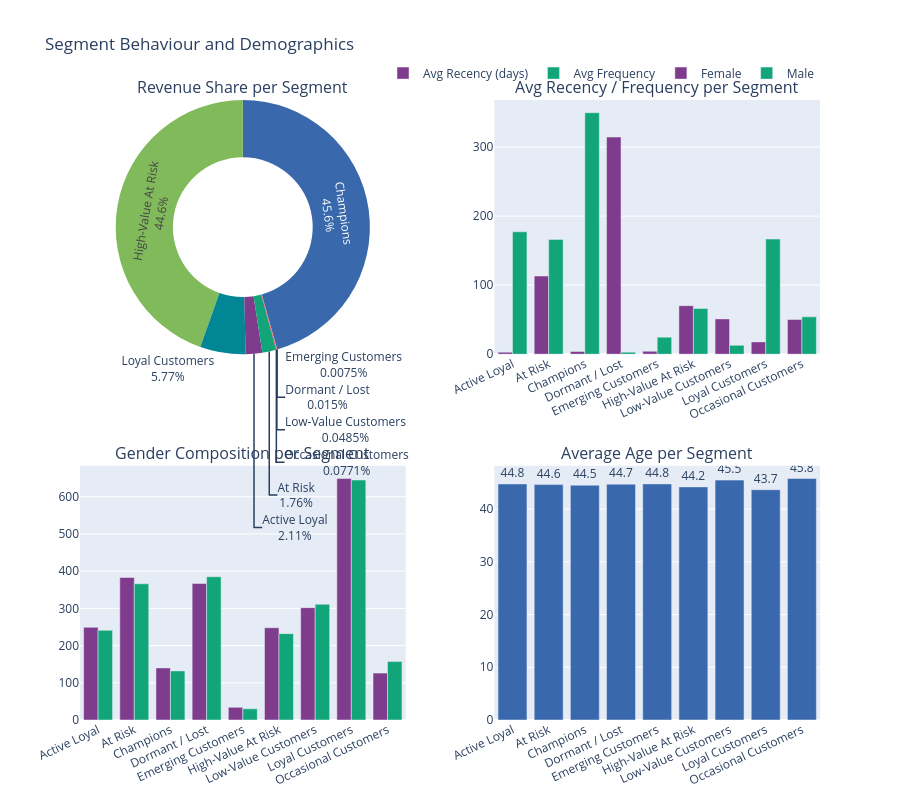

Notebook cell for this chart:
### Markdown cell above
### Analyse Segment Behaviour and Demographics

**Create Segment Profiles**

Calculate the average **Recency, Frequency, Monetary value, and Age** for each customer segment. This provides a behavioural and demographic profile of the customers within each segment.

**Calculate Revenue Contribution**

Calculate the total Monetary value generated by each segment to determine each segment's contribution to overall customer revenue.

**Analyse Gender Composition**

Group customers by segment and gender to determine the number of male and female customers within each segment. This provides insight into the demographic composition of the customer segments.

**Create the Segment Behaviour and Demographics Dashboard**

Create a four-part visualisation to examine different characteristics of the customer segments:

- **Revenue Share per Segment:** Shows the proportion of total revenue contributed by each customer segment.
- **Average Recency / Frequency per Segment:** Compares the average number of days since the last transaction and the average number of transactions across segments.
- **Gender Composition per Segment:** Shows the distribution of customers by gender within each segment.
- **Average Age per Segment:** Compares the average age of customers across the different segments.

**Interpret the Visualisation**

The combined visualisation provides a broader understanding of **customer value, purchasing behaviour, and demographics** across the segments. It can be used to identify differences in customer activity, revenue contribution, age, and gender composition between segments.

### Code cell
seg_profile = (modelling_data
               .groupby("Segment")
               .agg(Recency=("Recency", "mean"),
                    Frequency=("Frequency", "mean"),
                    Monetary=("Monetary", "mean"),
                    Age=("Age", "mean"))
               .reset_index())

rev_by_seg = (modelling_data
              .groupby("Segment")["Monetary"].sum()
              .reset_index())

gender_seg = (modelling_data
              .groupby(["Segment", "CustGender"])
              .size().reset_index(name="Count"))

fig = make_subplots(
    rows=2, cols=2,
    specs=[[{"type": "domain"}, {"type": "xy"}],
           [{"type": "xy"},     {"type": "xy"}]],
    subplot_titles=("Revenue Share per Segment",
                    "Avg Recency / Frequency per Segment",
                    "Gender Composition per Segment",
                    "Average Age per Segment"),
    horizontal_spacing=0.12, vertical_spacing=0.18,
)

# 2a — Donut: revenue share
fig.add_trace(
    go.Pie(
        labels=rev_by_seg["Segment"], values=rev_by_seg["Monetary"],
        hole=0.55, textinfo="label+percent",
        marker=dict(colors=px.colors.qualitative.Bold),
        showlegend=False,
    ),
    row=1, col=1,
)

# 2b — Grouped bar: Recency + Frequency (single plot, two traces)
fig.add_trace(
    go.Bar(
        x=seg_profile["Segment"], y=seg_profile["Recency"],
        name="Avg Recency (days)",
        marker_color=px.colors.qualitative.Bold[0],
    ),
    row=1, col=2,
)
fig.add_trace(
    go.Bar(
        x=seg_profile["Segment"], y=seg_profile["Frequency"],
        name="Avg Frequency",
        marker_color=px.colors.qualitative.Bold[1],
        yaxis="y2",
    ),
    row=1, col=2,
)

# 2c — Grouped bar: gender
for i, gender in enumerate(gender_seg["CustGender"].unique()):
    sub = gender_seg[gender_seg["CustGender"] == gender]
    fig.add_trace(
        go.Bar(
            x=sub["Segment"], y=sub["Count"], name=gender,
            marker_color=px.colors.qualitative.Bold[i],
        ),
        row=2, col=1,
    )

# 2d — Bar: average age
fig.add_trace(
    go.Bar(
        x=seg_profile["Segment"], y=seg_profile["Age"],
        marker_color=px.colors.qualitative.Bold[2],
        text=seg_profile["Age"].round(1), textposition="outside",
        showlegend=False, name="Avg Age",
    ),
    row=2, col=2,
)

fig.update_layout(
    height=800, barmode="group",
    title_text="Segment Behaviour and Demographics",
    legend=dict(orientation="h", yanchor="bottom", y=1.02,
                xanchor="right", x=1),
)
fig.update_xaxes(tickangle=-25)
fig.show()

### Figure 1 — Plotly figure (JSON) as saved in the notebook; plotly's stock layout.template omitted (floating-point values rounded to 4 significant figures)
{"data": [{"domain": {"x": [0, 0.44], "y": [0.59, 1]}, "hole": 0.55, "labels": ["Active Loyal", "At Risk", "Champions", "Dormant / Lost", "Emerging Customers", "High-Value At Risk", "Low-Value Customers", "Loyal Customers", "Occasional Customers"], "marker": {"colors": ["rgb(127, 60, 141)", "rgb(17, 165, 121)", "rgb(57, 105, 172)", "rgb(242, 183, 1)", "rgb(231, 63, 116)", "rgb(128, 186, 90)", "rgb(230, 131, 16)", "rgb(0, 134, 149)", "rgb(207, 28, 144)", "rgb(249, 123, 114)", "rgb(165, 170, 153)"]}, "showlegend": false, "textinfo": "label+percent", "type": "pie", "values": [50950000.0, 42410000.0, 1103000000.0, 361400.0, 181200.0, 1077000000.0, 1173000.0, 139500000.0, 1864000.0]}, {"marker": {"color": "rgb(127, 60, 141)"}, "name": "Avg Recency (days)", "type": "bar", "x": ["Active Loyal", "At Risk", "Champions", "Dormant / Lost", "Emerging Customers", "High-Value At Risk", "Low-Value Customers", "Loyal Customers", "Occasional Customers"], "xaxis": "x", "y": [2.973, 113.2, 4.033, 314.5, 4.312, 70.23, 51.11, 17.84, 50.26], "yaxis": "y"}, {"marker": {"color": "rgb(17, 165, 121)"}, "name": "Avg Frequency", "type": "bar", "x": ["Active Loyal", "At Risk", "Champions", "Dormant / Lost", "Emerging Customers", "High-Value At Risk", "Low-Value Customers", "Loyal Customers", "Occasional Customers"], "xaxis": "x", "y": [177.2, 166.2, 349.7, 2.968, 24.69, 66.22, 12.78, 166.7, 54.08], "yaxis": "y"}, {"marker": {"color": "rgb(127, 60, 141)"}, "name": "Female", "type": "bar", "x": ["Active Loyal", "At Risk", "Champions", "Dormant / Lost", "Emerging Customers", "High-Value At Risk", "Low-Value Customers", "Loyal Customers", "Occasional Customers"], "xaxis": "x2", "y": [249, 383, 140, 367, 34, 248, 302, 649, 126], "yaxis": "y2"}, {"marker": {"color": "rgb(17, 165, 121)"}, "name": "Male", "type": "bar", "x": ["Active Loyal", "At Risk", "Champions", "Dormant / Lost", "Emerging Customers", "High-Value At Risk", "Low-Value Customers", "Loyal Customers", "Occasional Customers"], "xaxis": "x2", "y": [241, 366, 132, 385, 30, 232, 311, 645, 157], "yaxis": "y2"}, {"marker": {"color": "rgb(57, 105, 172)"}, "name": "Avg Age", "showlegend": false, "text": [44.8, 44.6, 44.5, 44.7, 44.8, 44.2, 45.5, 43.7, 45.8], "textposition": "outside", "type": "bar", "x": ["Active Loyal", "At Risk", "Champions", "Dormant / Lost", "Emerging Customers", "High-Value At Risk", "Low-Value Customers", "Loyal Customers", "Occasional Customers"], "xaxis": "x3", "y": [44.76, 44.64, 44.52, 44.73, 44.78, 44.21, 45.49, 43.67, 45.8], "yaxis": "y3"}], "layout": {"annotations": [{"font": {"size": 16}, "showarrow": false, "text": "Revenue Share per Segment", "x": 0.22, "xanchor": "center", "xref": "paper", "y": 1, "yanchor": "bottom", "yref": "paper"}, {"font": {"size": 16}, "showarrow": false, "text": "Avg Recency / Frequency per Segment", "x": 0.78, "xanchor": "center", "xref": "paper", "y": 1, "yanchor": "bottom", "yref": "paper"}, {"font": {"size": 16}, "showarrow": false, "text": "Gender Composition per Segment", "x": 0.22, "xanchor": "center", "xref": "paper", "y": 0.41, "yanchor": "bottom", "yref": "paper"}, {"font": {"size": 16}, "showarrow": false, "text": "Average Age per Segment", "x": 0.78, "xanchor": "center", "xref": "paper", "y": 0.41, "yanchor": "bottom", "yref": "paper"}], "barmode": "group", "height": 800, "legend": {"orientation": "h", "x": 1, "xanchor": "right", "y": 1.02, "yanchor": "bottom"}, "title": {"text": "Segment Behaviour and Demographics"}, "xaxis": {"anchor": "y", "domain": [0.56, 1], "tickangle": -25}, "xaxis2": {"anchor": "y2", "domain": [0, 0.44], "tickangle": -25}, "xaxis3": {"anchor": "y3", "domain": [0.56, 1], "tickangle": -25}, "yaxis": {"anchor": "x", "domain": [0.59, 1]}, "yaxis2": {"anchor": "x2", "domain": [0, 0.41]}, "yaxis3": {"anchor": "x3", "domain": [0, 0.41]}}}
